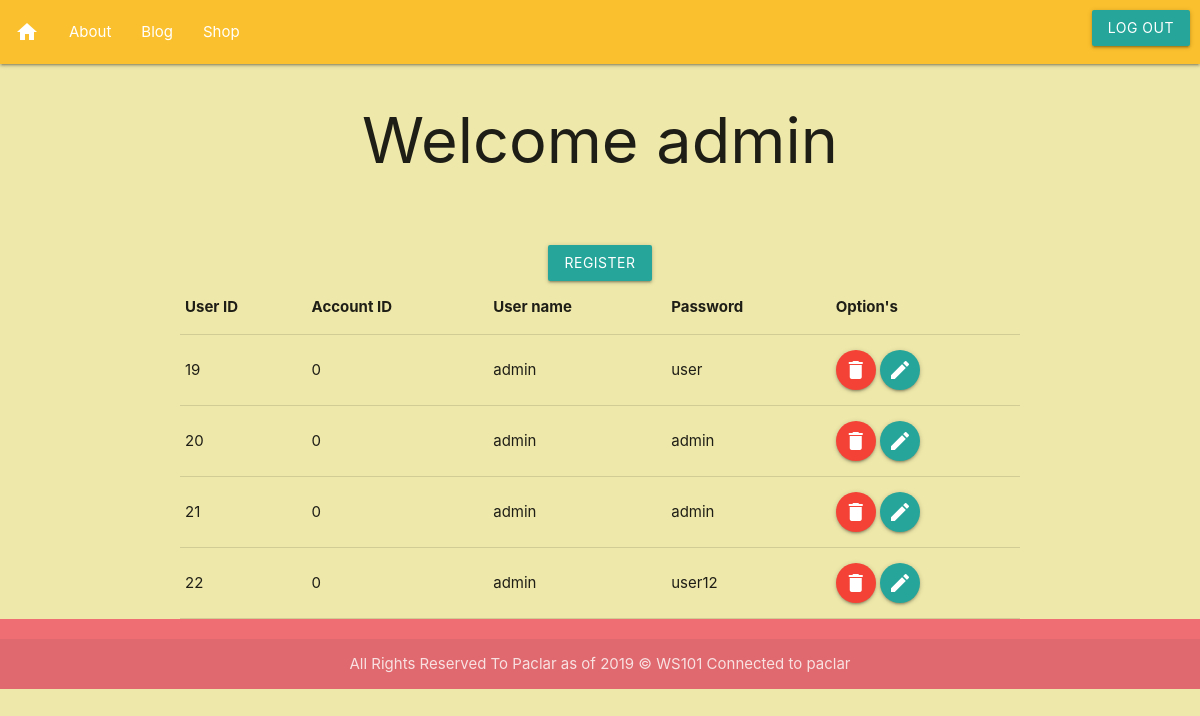
Page /PACLAR/welcome.php (signed in) on the committed database.
### tables this page shows
CREATE TABLE IF NOT EXISTS `tbl_user` (
  `userID` int(11) NOT NULL AUTO_INCREMENT,
  `accountID` int(11) NOT NULL,
  `username` varchar(20) NOT NULL,
  `passwd` varchar(20) NOT NULL,
  PRIMARY KEY (`userID`)
);

### PACLAR/config.php (called while the page is built, shortened)
<?php
$db = "paclar";
?>

### PACLAR/welcome.php (the view, shortened to what this page needs)
<?php
include 'config.php';
?>
<!DOCTYPE html>
<html >
<head>
    <link rel="stylesheet" href="./assets/css/materializecss.min.css">
    <link rel="stylesheet" href="./assets/css/style.css">
    <link rel="stylesheet" href="./assets/css/materializecss-icons.css">
    <link rel="stylesheet" href="./assets/css/style.css">
</head>
<body id = "you" >
    <header>
        <nav>
            <div class="nav-wrapper yellow darken-2">
                <ul class="left hide-on-med-and-down">
                    <li><a href="index.php"><i class="material-icons">home</i></a></li>
                    <li><a href="about.php">About</a></li>
                    <li><a href="blog.php">Blog</a></li>
                    <li><a href="shop.php">Shop</a></li>
                </ul>
                <a class='dropdown-trigger btn' href='logout.php' data-target='dropdown1' id="wq">Log out</a>
            </div>
    </header>
    <center><h1 class="q1">Welcome <?php echo $_SESSION['uname']; ?></h1>
<br><br>
      <a class="waves-effect waves-light btn" href="register.php">Register</a>  <table class="container" class="responsive-table" class="highligt">
    <th class='q1'>User ID</th>
    <th class='q1'>Account ID</th>
    <th class='q1'>User name</th>
    <th class='q1'>Password</th>
    <th class='q1'>Option's</th>
    <?php $result = mysqli_query($conn,"SELECT userID,accountID,username,passwd FROM tbl_user") ;
    while ($row = mysqli_fetch_assoc($result)) {
    ?> <tr>
    <td><?php echo $row['userID'];?></td>
    <td><?php echo $row['accountID'];?></td>
    <td><?php echo $row['username'];?></td>
    <td><?php echo $row['passwd'];?></td>
    <td>
    <a data-deleteid = "<?php echo $row['userID'];?>"class = "btndelete btn-floating btn-medium waves light red btn modal-trigger" href="#dModal"> <i class="material-icons ">delete</i></a>
    <a data-update = "<?php echo $row['userID'];?>" data-uname ="<?php echo $row['username'];?>"  data-passwd ="<?php echo $row['passwd'];?>" class = "bedit btn-floating btn-medium waves light lightblue btn modal-trigger" href="#eModal"> <i class="material-icons ">edit</i></a>
    </td>
    </tr>
    <?php
    }
    ?>
    </table>
                    </center>
<footer class="page-footer">
        <div class="footer-copyright">
            <div class="container">
                All Rights Reserved To Paclar as of 2019 © WS101
                <?php
                    if ($conn->connect_error) {
                        die(" Not connected to". $conn->connect_error);
                    }else {
                        echo " Connected to ". $db ;
                    }
                ?>
            </div>
        </div>
    </footer>
</body>
</html>

### PACLAR/assets/css/style.css (style rules this page uses)
#you { background:palegoldenrod; }
div { margin-left: 0%; }

### PACLAR/welcome.php (style rules this page uses)
#wq { float: right; margin-top: 10px; margin-right: 10px; }

### rows in the picture
tbl_user: userID "19", accountID "0", username "admin", passwd "user"
tbl_user: userID "20", accountID "0", username "admin", passwd "admin"
tbl_user: userID "21", accountID "0", username "admin", passwd "admin"
tbl_user: userID "22", accountID "0", username "admin", passwd "user12"

### other values in the picture
$_SESSION['uname'] "admin"
$db "paclar"
